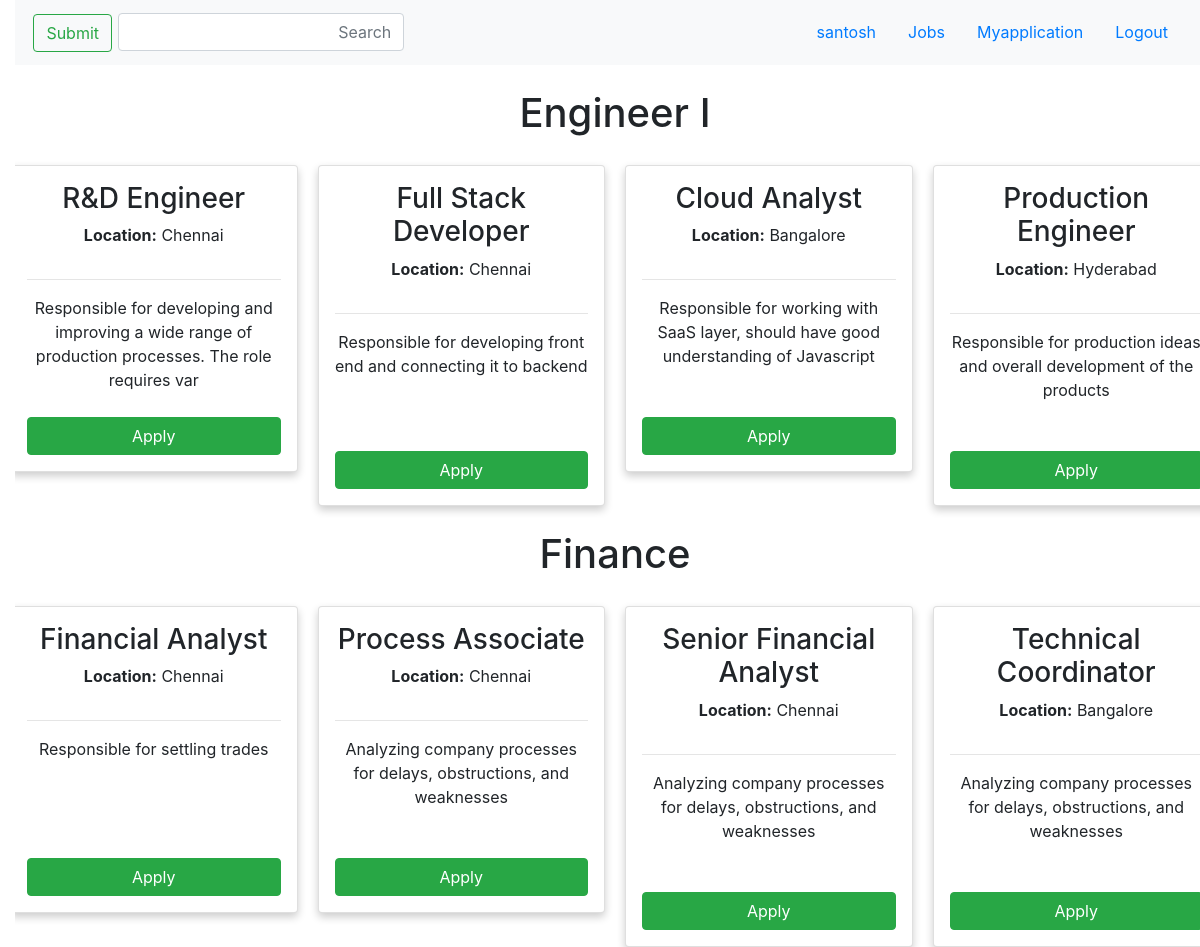
The page /loginform.php (signed in) on the database its author committed.
### tables this page shows
CREATE TABLE `job` (
  `id` int(10) NOT NULL,
  `title` varchar(50) NOT NULL,
  `category` varchar(20) NOT NULL,
  `location` varchar(20) NOT NULL,
  `details` varchar(100) NOT NULL
);

### loginform.php (the view, shortened to what this page needs)
<?php
include('conn.php');
?>
<!doctype html>
<html lang="ar" dir="rtl">
  <head>
    <link rel="stylesheet" href="https://maxcdn.bootstrapcdn.com/bootstrap/4.0.0/css/bootstrap.min.css">
  </head>
  <body>
  <nav class="navbar bg-light">
  <div class="container-fluid text-left">
    <form class="d-flex">
    <a class="nav-link" href="http://localhost/Dashboard/logout.php">Logout</a>
    <a class="nav-link" href="myapplication.php">Myapplication</a>
    <a class="nav-link" href="http://localhost/Dashboard/loginform.php">Jobs</a>
    <a class="nav-link" href="user_profile.php"><?php echo $_SESSION['username']?></a>
    </form>
    <form class="navbar-brand text-center" method="Post" action="loginform.php">
      <input style="display:inline-block;width:80%;" class="form-control me-2" id="searchtext" name="searchtext" type="text" placeholder="Search">
      <input type="submit" id="searchbtn" class="btn btn-outline-success" name="searchbtn">
    </form>
  </div>
</nav>
</head>
<?php
if(isset($_POST["searchbtn"]))
{
  $search=$_POST["searchtext"];
  $query="select * from `job` where `title` like '%$search%'";
  $searchresult = mysqli_query($con, $query);
  while($rows = mysqli_fetch_array($searchresult))
    {?>
    <div class="column">
      <div class="card">
        <h3><?php echo $rows["title"]; ?></h3>
        <p><strong>Location:</strong> <?php echo $rows["location"]; ?></p>
        <hr>
        <p style="height:100px;"><?php echo $rows["details"]; ?></p>
        <input type="submit" name="apply" style="margin-top:5px;" class="btn btn-success" value="Apply" />
      </div>
    </div>
    <?php
  }
}
else
{?>
<body>
<?php
  $query = "SELECT * FROM job group by category";
  $result = mysqli_query($con, $query);
    while($row = mysqli_fetch_array($result))
    {
      $cat=$row['category'];
    ?>
    <br>
    <center><h1><?php echo $row['category']?></h1></center>
    <div class="row">
    <?php
      $query1 = "SELECT * FROM job where category='$cat'";
      $result2 = mysqli_query($con, $query1);
    while($rows = mysqli_fetch_array($result2))
    {?>
    <div class="column">
      <form method="post" action="loginform.php">
      <div class="card">
        <h3><?php echo $rows["title"]; ?></h3>
        <p><strong>Location:</strong> <?php echo $rows["location"]; ?></p>
        <hr>
        <p style="height:100px;"><?php echo $rows["details"]; ?></p>
        <input type="submit" name="apply" style="margin-top:5px;" class="btn btn-success" value="Apply" />
      </div>
      </form>
    </div>
    <?php
  }?>
  </div>
<?php
}?>
<?php
}?>

### loginform.php (style rules this page uses)
* { box-sizing: border-box; }
body { font-family: Arial, Helvetica, sans-serif; }
.column { float: left; width: 25%; padding: 0 10px; }
.row { margin: 0 -5px; }
.row:after { content: ""; display: table; clear: both; }
.card { box-shadow: 0 4px 8px 0 rgba(0, 0, 0, 0.2); padding: 16px; margin-top:20px; text-align: center; background-color: #f1f1f1; }

### rows shown on the page
job: category "Engineer I", title "Production Engineer", location "Hyderabad", details "Responsible for production ideas and overall development of the products"
job: title "Cloud Analyst", location "Bangalore", details "Responsible for working with SaaS layer, should have good understanding of Javascript"
job: title "Full Stack Developer", location "Chennai", details "Responsible for developing front end and connecting it to backend"
job: title "R&D Engineer", location "Chennai", details "Responsible for developing and improving a wide range of production processes. The role requires var"
job: category "Finance", title "Technical Coordinator", location "Bangalore", details "Analyzing company processes for delays, obstructions, and weaknesses"
job: title "Senior Financial Analyst", location "Chennai", details "Analyzing company processes for delays, obstructions, and weaknesses"
job: title "Process Associate", location "Chennai", details "Analyzing company processes for delays, obstructions, and weaknesses"
job: title "Financial Analyst", location "Chennai", details "Responsible for settling trades"

### other values the page prints
$_SESSION['username'] "santosh"
